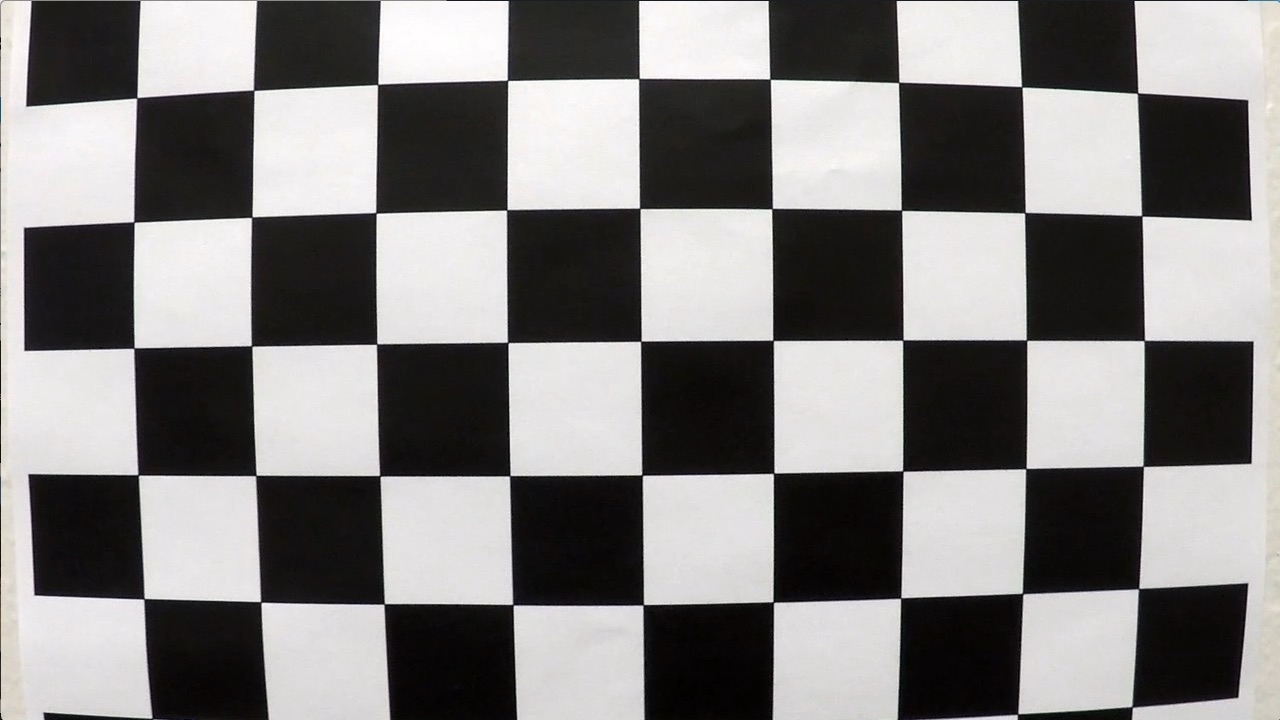
#> input picture camera_cal/calibration1.jpg, 1280 x 720 px; its folder holds only this picture in this run
$ jupyter execute --allow-errors advanced-lane-lines.ipynb   (older library calls are emulated)
#> lines starting #> are read from the running program, lines starting #| are printed output that depends on the picture; after the words box and inside, x2 and y2 are one past the last pixel; in counts of white or black regions, pixels touching at a corner belong together
[cell 1]
import numpy as np
import cv2
import matplotlib.pyplot as plt
import matplotlib.image as mpimg
import os

# Calibrate Camera

[cell 2]
import glob

[cell 3]
# filenames of images for camera calibration
images = glob.glob('camera_cal/calibration*.jpg')

[cell 4]
# number of internal corners along x, y axis
nx, ny = 9, 6

[cell 5]
# prepare object points like (0,0,0), (1,0,0), ... , (x,y,z=0)
objp = np.zeros((nx*ny,3),np.float32)
objp[:,:2] = np.mgrid[0:nx,0:ny].T.reshape(-1,2)

[cell 6]
objpoints = [] # 3D points in real world space, but z=0 in this project
imgpoints = [] # 2D points in image plane


for fname in images:

    img = mpimg.imread(fname)
#> img is the input picture: shape (720, 1280, 3); mean R, G, B 130.1, 128.4, 127.8

    gray = cv2.cvtColor(img, cv2.COLOR_BGR2GRAY)

    ret, corners = cv2.findChessboardCorners(gray, (nx,ny), None)
#> ret = False; corners = None

    if ret == True:
        imgpoints.append(corners)
        objpoints.append(objp)

        cv2.drawChessboardCorners(img, (nx, ny), corners, ret)

        plt.imsave('camera_cal_output/corners_' + fname.split("/")[-1], img)

#> (a cell that did not finish here is left out)

# Undistort an example image

[cell 8]
img = mpimg.imread('test_images/test1.jpg')
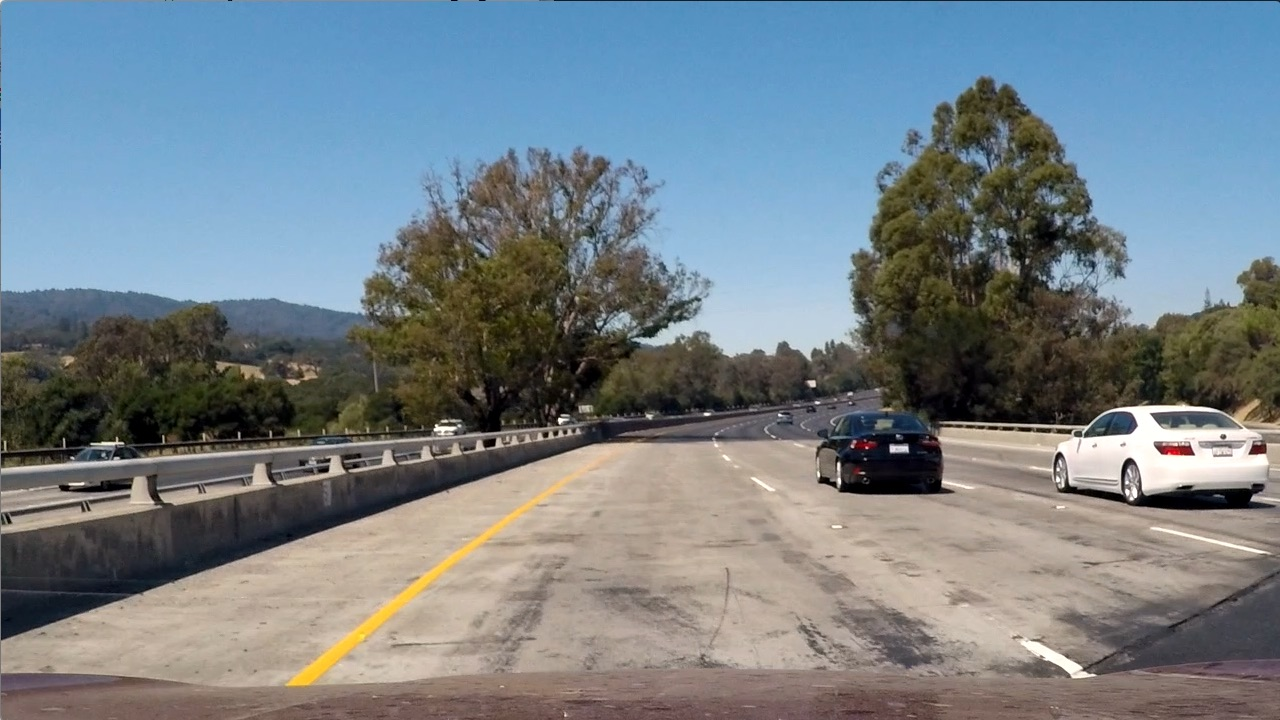
#> input picture test_images/test1.jpg, 1280 x 720 px
#> img is the input picture: shape (720, 1280, 3); mean R, G, B 117.5, 128.7, 135.5

[cell 9]
plt.imshow(img)

#> (a cell that did not finish here is left out)

#> (a cell that did not finish here is left out)

# Undistort and Transform

[cell 12]
fname = 'camera_cal/calibration3.jpg'
#> (the rest of this cell did not finish here and is left out)

[cell 13]
plt.imshow(img)

[cell 14]
# [33 lines left out: function corners_unwarp, not called in this run]

#> (a cell that did not finish here is left out)

#> (a cell that did not finish here is left out)

# Gradient Threshold

[cell 17]
img = mpimg.imread('test_images/test2.jpg')
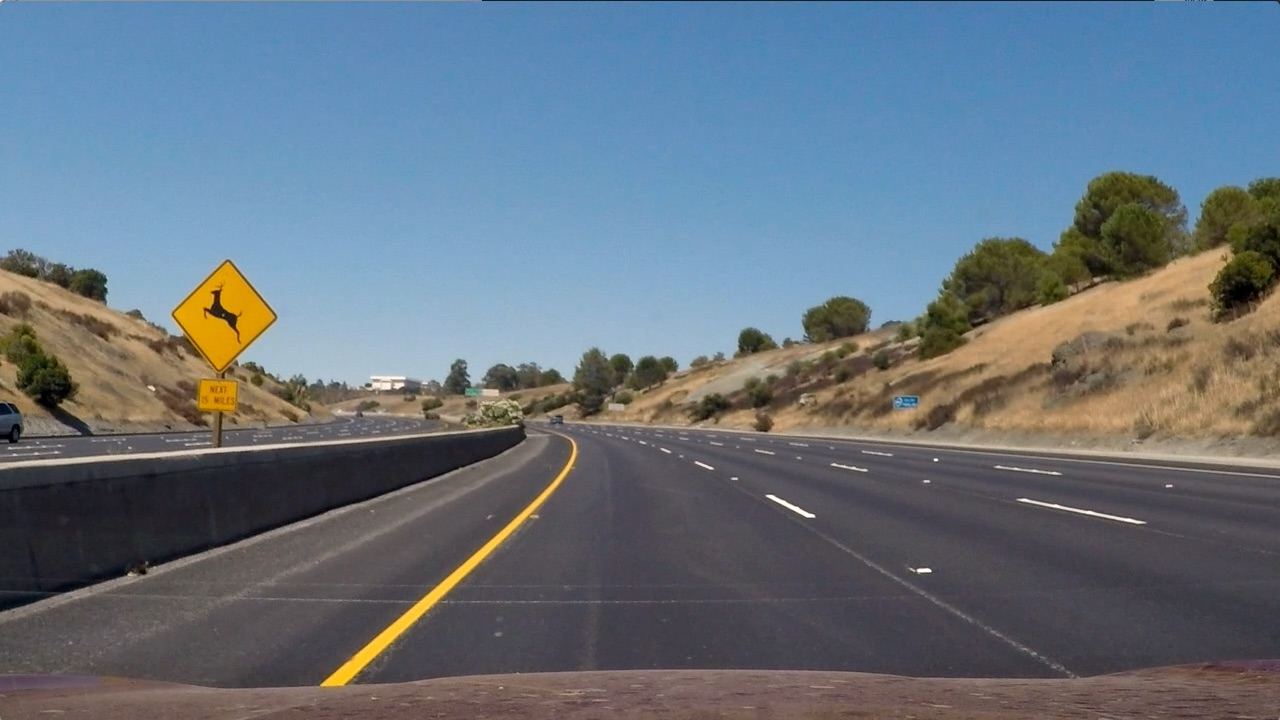
#> input picture test_images/test2.jpg, 1280 x 720 px
#> img is the input picture: shape (720, 1280, 3); mean R, G, B 102.8, 114.6, 125.5

[cell 18]
plt.imshow(img)

[cell 19]
gray = cv2.cvtColor(img, cv2.COLOR_RGB2GRAY)

[cell 20]
sobel_kernel = 3

sobelx = cv2.Sobel(gray, cv2.CV_64F, 1, 0, ksize=sobel_kernel)
sobely = cv2.Sobel(gray, cv2.CV_64F, 0, 1, ksize=sobel_kernel)

[cell 21]
gradmag = np.sqrt(sobelx**2 + sobely**2)

[cell 22]
scale_factor = np.max(gradmag)/255
#> scale_factor = 3.01
gradmag = (gradmag/scale_factor).astype(np.uint8)

[cell 23]
thresh_min = 20
thresh_max = 100
#> (the rest of this cell did not finish here and is left out)

# Color Thresholding

[cell 24]
img = mpimg.imread('test_images/test2.jpg')

[cell 25]
plt.imshow(img)

[cell 26]
def hls_select(img, thresh=(0, 255)):
    # 1) Convert to HLS color space
    # 2) Apply a threshold to the S channel
    # 3) Return a binary image of threshold result
#> called with thresh = (90, 255)
    hls = cv2.cvtColor(img, cv2.COLOR_RGB2HLS)
#> hls: shape (720, 1280, 3); mean of channels 0, 1, 2 86.2, 113.9, 64.8
    s_channel = hls[:,:,2]
    binary_output = np.zeros_like(s_channel)
    binary_output[(s_channel > thresh[0]) & (s_channel <= thresh[1])] = 1
    return binary_output

# Optional TODO - tune the threshold to try to match the above image!
hls_binary = hls_select(img, thresh=(90, 255))
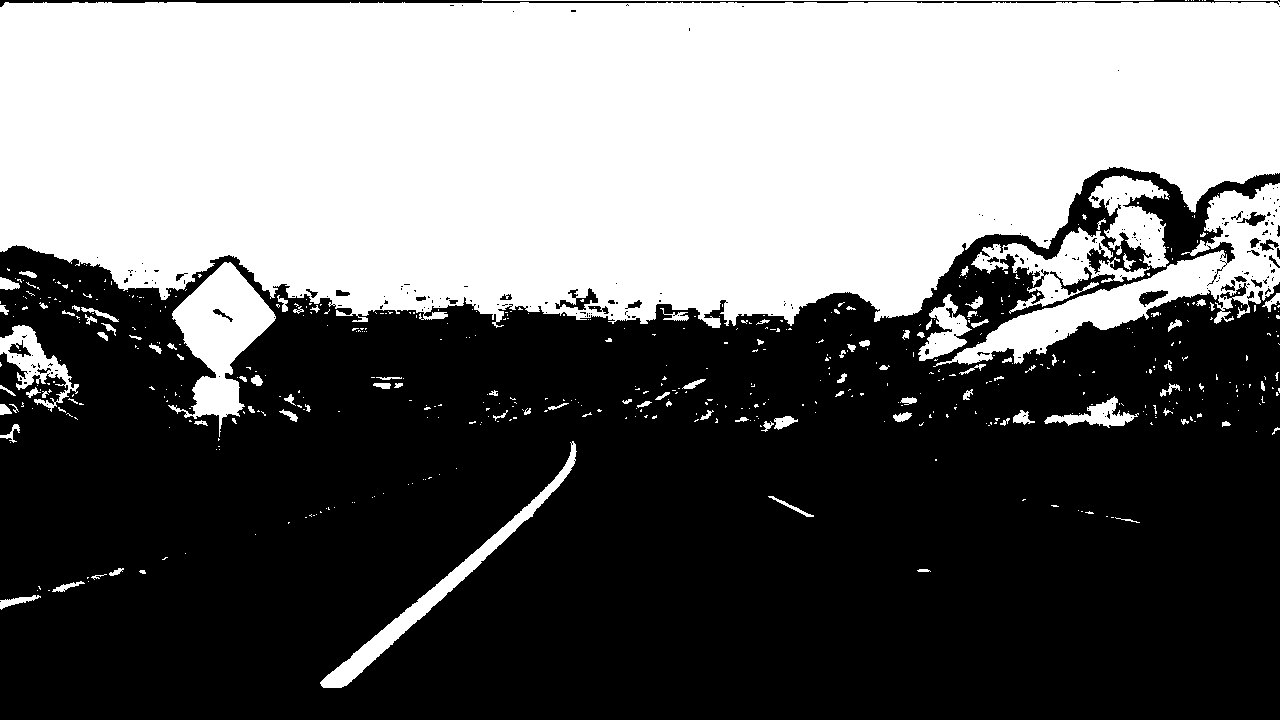
#> hls_binary: shape (720, 1280); values 0 (black) and 1 (white), 42.8% white; 569 white regions (462 under 20 px), largest, box (x1, y1, x2, y2) and area: (0, 0, 1280, 328) 345669, (933, 183, 1280, 367) 14767, (168, 262, 276, 437) 8379

# Plot the result
f, (ax1, ax2) = plt.subplots(1, 2, figsize=(24, 9))
f.tight_layout()
ax1.imshow(img)
ax1.set_title('Original Image', fontsize=50)
ax2.imshow(hls_binary, cmap='gray')
ax2.set_title('Thresholded S', fontsize=50)
plt.subplots_adjust(left=0., right=1, top=0.9, bottom=0.)

# Color and Gradient Thresholding

[cell 27]
img = mpimg.imread('test_images/test2.jpg')

[cell 28]
plt.imshow(img)

[cell 29]
def combine_color_gradient_and_thresholding(img, s_thresh=(170, 255), sx_thresh=(20, 100)):

#> called with s_thresh = (170, 255), sx_thresh = (20, 100)
    img = np.copy(img)

    # Convert to HLS color space and separate the V channel
    hls = cv2.cvtColor(img, cv2.COLOR_RGB2HLS)
    l_channel = hls[:,:,1]
    s_channel = hls[:,:,2]

    # Sobel x
    sobelx = cv2.Sobel(l_channel, cv2.CV_64F, 1, 0) # Take the derivative in x
    abs_sobelx = np.absolute(sobelx) # Absolute x derivative to accentuate lines away from horizontal
    scaled_sobel = np.uint8(255*abs_sobelx/np.max(abs_sobelx))

    # Threshold x gradient
    sxbinary = np.zeros_like(scaled_sobel)
    sxbinary[(scaled_sobel >= sx_thresh[0]) & (scaled_sobel <= sx_thresh[1])] = 1

    # Threshold color channel
    s_binary = np.zeros_like(s_channel)
    s_binary[(s_channel >= s_thresh[0]) & (s_channel <= s_thresh[1])] = 1

    # Stack each channel
#     color_binary = np.dstack(( np.zeros_like(sxbinary), sxbinary, s_binary)) * 255

    # Combine the two binary thresholds
    combined_binary = np.zeros_like(sxbinary)
    combined_binary[(s_binary == 1) | (sxbinary == 1)] = 1

#     return color_binary
    return combined_binary

[cell 30]
combined_binary = combine_color_gradient_and_thresholding(img)
#> combined_binary: shape (720, 1280); values 0 (black) and 1 (white), 6.2% white; 3285 white regions (2924 under 20 px), largest, box (x1, y1, x2, y2) and area: (170, 258, 297, 450) 8813, (319, 432, 580, 688) 4437, (1203, 243, 1280, 325) 2320

# Plot the result
f, (ax1, ax2) = plt.subplots(1, 2, figsize=(24, 9))
f.tight_layout()

ax1.imshow(img)
ax1.set_title('Original Image', fontsize=40)

ax2.imshow(combined_binary,cmap='gray')
ax2.set_title('Pipeline Result', fontsize=40)
plt.subplots_adjust(left=0., right=1, top=0.9, bottom=0.)

# Perspective Transform

[cell 31]
def warper(img, src, dst):

    # Compute and apply perpective transform
    img_size = (img.shape[1], img.shape[0])
    M = cv2.getPerspectiveTransform(src, dst)
    warped = cv2.warpPerspective(img, M, img_size, flags=cv2.INTER_NEAREST)  # keep same size as input image

    return warped

[cell 32]
img.shape

[cell 33]
x_left_low = 230; y_left_low = img.shape[0]
x_left_high = 525; y_left_high = 500

x_right_low = 1150; y_right_low = img.shape[0]
x_right_high = 780; y_right_high = y_left_high

src = np.float32([[x_left_low, y_left_low],     [x_left_high, y_left_high],
                  [x_right_high, y_right_high], [x_right_low, y_right_low]])

dst = np.float32([[[x_left_low, y_left_low],    [x_left_low, 0],
                   [x_right_low, 0],           [x_right_low, y_right_low]]])

# Given src and dst points, calculate the perspective transform matrix
M = cv2.getPerspectiveTransform(src, dst)
M_inverse = cv2.getPerspectiveTransform(dst, src)

[cell 34]
binary_warped = warper(combined_binary,src,dst)
#> in warper, `warped = cv2.warpPerspective(img, M, img_size, flags=cv2.INTER_NEAREST)`:
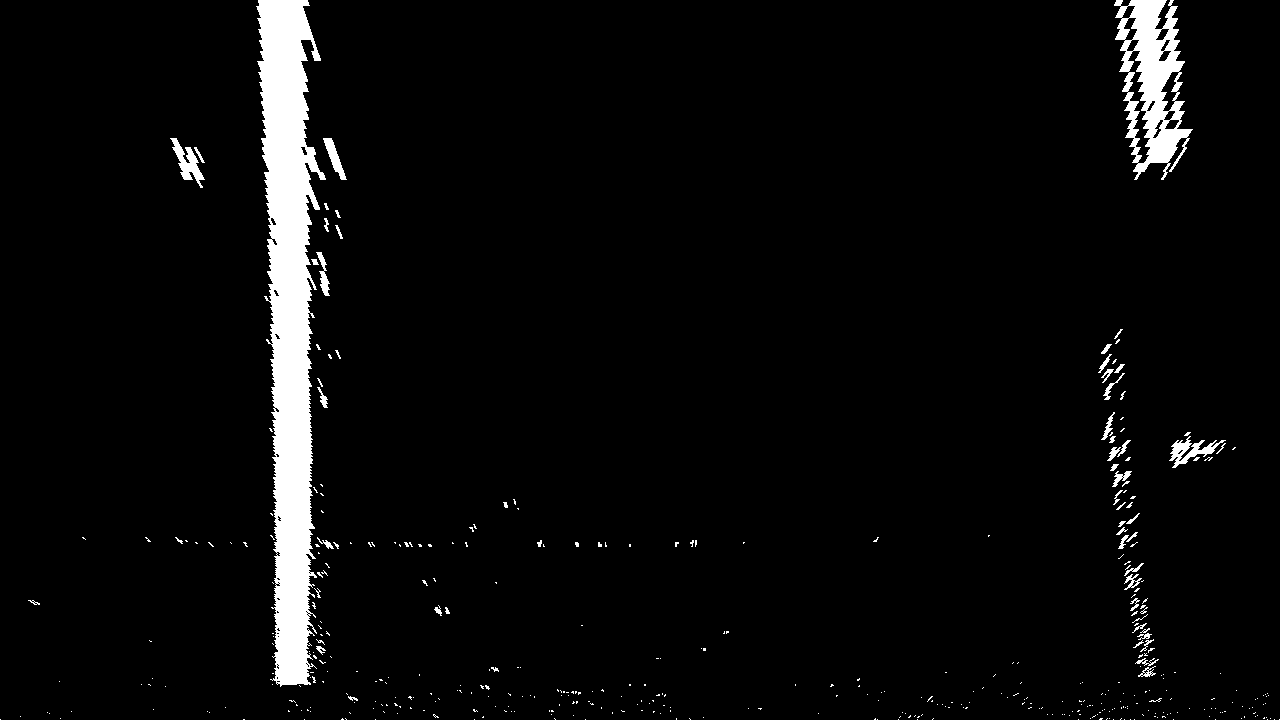
#> warped: shape (720, 1280); values 0 (black) and 1 (white), 4.3% white; 447 white regions (392 under 20 px), largest, box (x1, y1, x2, y2) and area: (256, 0, 326, 687) 27152, (1114, 0, 1193, 180) 6903, (170, 138, 205, 188) 628
#> (the rest of the program and of its run is left out)
